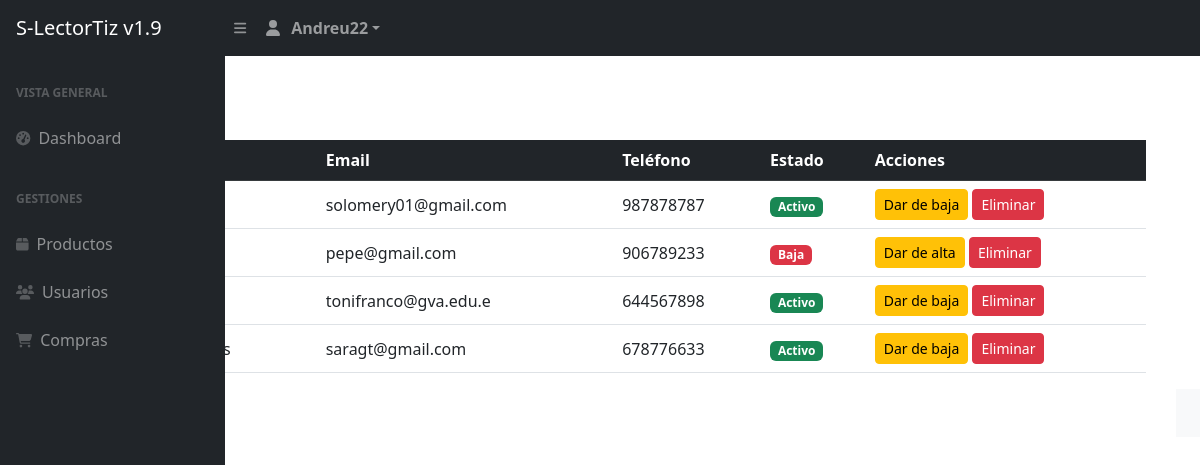
The app's page /s-tortiz/sh-admin/usuarios.php (signed in) with its own data.
### tables this page shows
CREATE TABLE `clientes` (
  `id` int(11) NOT NULL,
  `nombres` varchar(80) NOT NULL,
  `apellidos` varchar(50) NOT NULL,
  `email` varchar(20) NOT NULL,
  `telefono` varchar(20) NOT NULL,
  `dni` varchar(20) NOT NULL,
  `estatus` tinyint(4) NOT NULL,
  `fecha_alta` datetime NOT NULL,
  `fecha_modifica` datetime NOT NULL,
  `fecha_baja` datetime NOT NULL
);

### s-tortiz/sh-admin/usuarios.php (the view, shortened to what this page needs)
<?php
$db = new Database();
$con = $db->conectar();
$sql = $con->prepare("SELECT id, nombres, apellidos, email, telefono, estatus FROM clientes ORDER BY id DESC");
$sql->execute();
$usuarios = $sql->fetchAll(PDO::FETCH_ASSOC);
require 'header.php';
?>
</div>
<div class="container my-5 mt-4 mb-5">
    <h2 class="mb-4">Gestión de Usuarios</h2>
    <button class="btn btn-success mb-3" data-bs-toggle="modal" data-bs-target="#nuevoUsuarioModal">Nuevo usuario</button>
    <div class="table-responsive">
        <table class="table table-hover align-middle">
            <thead class="table-dark">
                <tr>
                    <th>ID</th>
                    <th>Nombre</th>
                    <th>Email</th>
                    <th>Teléfono</th>
                    <th>Estado</th>
                    <th>Acciones</th>
                </tr>
            </thead>
            <tbody>
                <?php foreach ($usuarios as $u) { ?>
                <tr>
                    <td><?php echo $u['id']; ?></td>
                    <td><?php echo htmlspecialchars($u['nombres'] . ' ' . $u['apellidos']); ?></td>
                    <td><?php echo htmlspecialchars($u['email']); ?></td>
                    <td><?php echo htmlspecialchars($u['telefono']); ?></td>
                    <td>
                        <span class="badge bg-<?php echo $u['estatus'] ? 'success' : 'danger'; ?>">
                            <?php echo $u['estatus'] ? 'Activo' : 'Baja'; ?>
                        </span>
                    </td>
                    <td>
                        <a href="?toggle=<?php echo $u['id']; ?>" class="btn btn-sm btn-warning">
                            <?php echo $u['estatus'] ? 'Dar de baja' : 'Dar de alta'; ?>
                        </a>
                        <button type="button" class="btn btn-sm btn-danger" data-bs-toggle="modal" data-bs-target="#eliminarUsuarioModal" data-id="<?php echo $u['id']; ?>" data-nombre="<?php echo htmlspecialchars($u['nombres'] . ' ' . $u['apellidos']); ?>">Eliminar</button>
                    </td>
                </tr>
                <?php } ?>
            </tbody>
        </table>
    </div>
</div>
<?php require 'footer.php'; ?>

### records on screen
clientes: email "solomery01@gmail.com", telefono "987878787", estatus "Activo"
clientes: email "pepe@gmail.com", telefono "906789233", estatus "Baja"
clientes: email "tonifranco@gva.edu.e", telefono "644567898", estatus "Activo"
clientes: email "saragt@gmail.com", telefono "678776633", estatus "Activo"

### other values on screen
$_SESSION['usuario'] "Andreu22"
